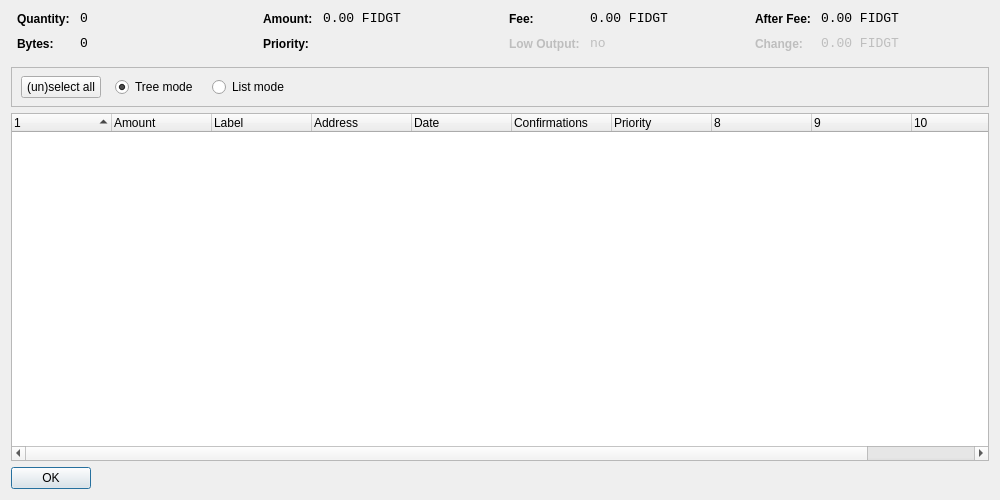
<?xml version="1.0" encoding="UTF-8"?>
<ui version="4.0">
 <class>CoinControlDialog</class>
 <widget class="QDialog" name="CoinControlDialog">
  <property name="geometry">
   <rect>
    <x>0</x>
    <y>0</y>
    <width>1000</width>
    <height>500</height>
   </rect>
  </property>
  <property name="windowTitle">
   <string>Coin Control</string>
  </property>
  <layout class="QVBoxLayout" name="verticalLayout">
   <item>
    <layout class="QHBoxLayout" name="horizontalLayoutTop" stretch="0,0,0,0">
     <property name="topMargin">
      <number>0</number>
     </property>
     <property name="bottomMargin">
      <number>10</number>
     </property>
     <item>
      <layout class="QFormLayout" name="formLayoutCoinControl1">
       <property name="horizontalSpacing">
        <number>10</number>
       </property>
       <property name="verticalSpacing">
        <number>10</number>
       </property>
       <property name="leftMargin">
        <number>6</number>
       </property>
       <property name="rightMargin">
        <number>6</number>
       </property>
       <item row="0" column="0">
        <widget class="QLabel" name="labelCoinControlQuantityText">
         <property name="styleSheet">
          <string notr="true">font-weight:bold;</string>
         </property>
         <property name="text">
          <string>Quantity:</string>
         </property>
        </widget>
       </item>
       <item row="0" column="1">
        <widget class="QLabel" name="labelCoinControlQuantity">
         <property name="font">
          <font>
           <family>Monospace</family>
           <pointsize>10</pointsize>
          </font>
         </property>
         <property name="cursor">
          <cursorShape>IBeamCursor</cursorShape>
         </property>
         <property name="contextMenuPolicy">
          <enum>Qt::ActionsContextMenu</enum>
         </property>
         <property name="text">
          <string notr="true">0</string>
         </property>
         <property name="textInteractionFlags">
          <set>Qt::LinksAccessibleByMouse|Qt::TextSelectableByKeyboard|Qt::TextSelectableByMouse</set>
         </property>
        </widget>
       </item>
       <item row="1" column="0">
        <widget class="QLabel" name="labelCoinControlBytesText">
         <property name="styleSheet">
          <string notr="true">font-weight:bold;</string>
         </property>
         <property name="text">
          <string>Bytes:</string>
         </property>
        </widget>
       </item>
       <item row="1" column="1">
        <widget class="QLabel" name="labelCoinControlBytes">
         <property name="font">
          <font>
           <family>Monospace</family>
           <pointsize>10</pointsize>
          </font>
         </property>
         <property name="cursor">
          <cursorShape>IBeamCursor</cursorShape>
         </property>
         <property name="contextMenuPolicy">
          <enum>Qt::ActionsContextMenu</enum>
         </property>
         <property name="text">
          <string notr="true">0</string>
         </property>
         <property name="textInteractionFlags">
          <set>Qt::LinksAccessibleByMouse|Qt::TextSelectableByKeyboard|Qt::TextSelectableByMouse</set>
         </property>
        </widget>
       </item>
      </layout>
     </item>
     <item>
      <layout class="QFormLayout" name="formLayoutCoinControl2">
       <property name="horizontalSpacing">
        <number>10</number>
       </property>
       <property name="verticalSpacing">
        <number>10</number>
       </property>
       <property name="leftMargin">
        <number>6</number>
       </property>
       <property name="rightMargin">
        <number>6</number>
       </property>
       <item row="0" column="0">
        <widget class="QLabel" name="labelCoinControlAmountText">
         <property name="styleSheet">
          <string notr="true">font-weight:bold;</string>
         </property>
         <property name="text">
          <string>Amount:</string>
         </property>
        </widget>
       </item>
       <item row="0" column="1">
        <widget class="QLabel" name="labelCoinControlAmount">
         <property name="font">
          <font>
           <family>Monospace</family>
           <pointsize>10</pointsize>
          </font>
         </property>
         <property name="cursor">
          <cursorShape>IBeamCursor</cursorShape>
         </property>
         <property name="contextMenuPolicy">
          <enum>Qt::ActionsContextMenu</enum>
         </property>
         <property name="text">
          <string notr="true">0.00 FIDGT</string>
         </property>
         <property name="textInteractionFlags">
          <set>Qt::LinksAccessibleByMouse|Qt::TextSelectableByKeyboard|Qt::TextSelectableByMouse</set>
         </property>
        </widget>
       </item>
       <item row="1" column="0">
        <widget class="QLabel" name="labelCoinControlPriorityText">
         <property name="styleSheet">
          <string notr="true">font-weight:bold;</string>
         </property>
         <property name="text">
          <string>Priority:</string>
         </property>
        </widget>
       </item>
       <item row="1" column="1">
        <widget class="QLabel" name="labelCoinControlPriority">
         <property name="font">
          <font>
           <family>Monospace</family>
           <pointsize>10</pointsize>
          </font>
         </property>
         <property name="cursor">
          <cursorShape>IBeamCursor</cursorShape>
         </property>
         <property name="contextMenuPolicy">
          <enum>Qt::ActionsContextMenu</enum>
         </property>
         <property name="text">
          <string/>
         </property>
         <property name="textInteractionFlags">
          <set>Qt::LinksAccessibleByMouse|Qt::TextSelectableByKeyboard|Qt::TextSelectableByMouse</set>
         </property>
        </widget>
       </item>
      </layout>
     </item>
     <item>
      <layout class="QFormLayout" name="formLayoutCoinControl3">
       <property name="horizontalSpacing">
        <number>10</number>
       </property>
       <property name="verticalSpacing">
        <number>10</number>
       </property>
       <property name="leftMargin">
        <number>6</number>
       </property>
       <property name="rightMargin">
        <number>6</number>
       </property>
       <item row="0" column="0">
        <widget class="QLabel" name="labelCoinControlFeeText">
         <property name="styleSheet">
          <string notr="true">font-weight:bold;</string>
         </property>
         <property name="text">
          <string>Fee:</string>
         </property>
        </widget>
       </item>
       <item row="0" column="1">
        <widget class="QLabel" name="labelCoinControlFee">
         <property name="font">
          <font>
           <family>Monospace</family>
           <pointsize>10</pointsize>
          </font>
         </property>
         <property name="cursor">
          <cursorShape>IBeamCursor</cursorShape>
         </property>
         <property name="contextMenuPolicy">
          <enum>Qt::ActionsContextMenu</enum>
         </property>
         <property name="text">
          <string notr="true">0.00 FIDGT</string>
         </property>
         <property name="textInteractionFlags">
          <set>Qt::LinksAccessibleByMouse|Qt::TextSelectableByKeyboard|Qt::TextSelectableByMouse</set>
         </property>
        </widget>
       </item>
       <item row="1" column="0">
        <widget class="QLabel" name="labelCoinControlLowOutputText">
         <property name="enabled">
          <bool>false</bool>
         </property>
         <property name="styleSheet">
          <string notr="true">font-weight:bold;</string>
         </property>
         <property name="text">
          <string>Low Output:</string>
         </property>
        </widget>
       </item>
       <item row="1" column="1">
        <widget class="QLabel" name="labelCoinControlLowOutput">
         <property name="enabled">
          <bool>false</bool>
         </property>
         <property name="font">
          <font>
           <family>Monospace</family>
           <pointsize>10</pointsize>
          </font>
         </property>
         <property name="cursor">
          <cursorShape>IBeamCursor</cursorShape>
         </property>
         <property name="contextMenuPolicy">
          <enum>Qt::ActionsContextMenu</enum>
         </property>
         <property name="text">
          <string notr="true">no</string>
         </property>
         <property name="textInteractionFlags">
          <set>Qt::LinksAccessibleByMouse|Qt::TextSelectableByKeyboard|Qt::TextSelectableByMouse</set>
         </property>
        </widget>
       </item>
      </layout>
     </item>
     <item>
      <layout class="QFormLayout" name="formLayoutCoinControl4">
       <property name="horizontalSpacing">
        <number>10</number>
       </property>
       <property name="verticalSpacing">
        <number>10</number>
       </property>
       <property name="leftMargin">
        <number>6</number>
       </property>
       <property name="rightMargin">
        <number>6</number>
       </property>
       <item row="0" column="0">
        <widget class="QLabel" name="labelCoinControlAfterFeeText">
         <property name="styleSheet">
          <string notr="true">font-weight:bold;</string>
         </property>
         <property name="text">
          <string>After Fee:</string>
         </property>
        </widget>
       </item>
       <item row="0" column="1">
        <widget class="QLabel" name="labelCoinControlAfterFee">
         <property name="font">
          <font>
           <family>Monospace</family>
           <pointsize>10</pointsize>
          </font>
         </property>
         <property name="cursor">
          <cursorShape>IBeamCursor</cursorShape>
         </property>
         <property name="contextMenuPolicy">
          <enum>Qt::ActionsContextMenu</enum>
         </property>
         <property name="text">
          <string notr="true">0.00 FIDGT</string>
         </property>
         <property name="textInteractionFlags">
          <set>Qt::LinksAccessibleByMouse|Qt::TextSelectableByKeyboard|Qt::TextSelectableByMouse</set>
         </property>
        </widget>
       </item>
       <item row="1" column="0">
        <widget class="QLabel" name="labelCoinControlChangeText">
         <property name="enabled">
          <bool>false</bool>
         </property>
         <property name="styleSheet">
          <string notr="true">font-weight:bold;</string>
         </property>
         <property name="text">
          <string>Change:</string>
         </property>
        </widget>
       </item>
       <item row="1" column="1">
        <widget class="QLabel" name="labelCoinControlChange">
         <property name="enabled">
          <bool>false</bool>
         </property>
         <property name="font">
          <font>
           <family>Monospace</family>
           <pointsize>10</pointsize>
          </font>
         </property>
         <property name="cursor">
          <cursorShape>IBeamCursor</cursorShape>
         </property>
         <property name="contextMenuPolicy">
          <enum>Qt::ActionsContextMenu</enum>
         </property>
         <property name="text">
          <string notr="true">0.00 FIDGT</string>
         </property>
         <property name="textInteractionFlags">
          <set>Qt::LinksAccessibleByMouse|Qt::TextSelectableByKeyboard|Qt::TextSelectableByMouse</set>
         </property>
        </widget>
       </item>
      </layout>
     </item>
    </layout>
   </item>
   <item>
    <widget class="QFrame" name="frame">
     <property name="minimumSize">
      <size>
       <width>0</width>
       <height>40</height>
      </size>
     </property>
     <property name="frameShape">
      <enum>QFrame::StyledPanel</enum>
     </property>
     <property name="frameShadow">
      <enum>QFrame::Sunken</enum>
     </property>
     <widget class="QWidget" name="horizontalLayoutWidget">
      <property name="geometry">
       <rect>
        <x>10</x>
        <y>0</y>
        <width>781</width>
        <height>41</height>
       </rect>
      </property>
      <layout class="QHBoxLayout" name="horizontalLayoutPanel" stretch="0,0,0,0">
       <property name="spacing">
        <number>14</number>
       </property>
       <item>
        <widget class="QPushButton" name="pushButtonSelectAll">
         <property name="sizePolicy">
          <sizepolicy hsizetype="Maximum" vsizetype="Fixed">
           <horstretch>0</horstretch>
           <verstretch>0</verstretch>
          </sizepolicy>
         </property>
         <property name="text">
          <string>(un)select all</string>
         </property>
        </widget>
       </item>
       <item>
        <widget class="QRadioButton" name="radioTreeMode">
         <property name="sizePolicy">
          <sizepolicy hsizetype="Maximum" vsizetype="Fixed">
           <horstretch>0</horstretch>
           <verstretch>0</verstretch>
          </sizepolicy>
         </property>
         <property name="text">
          <string>Tree mode</string>
         </property>
         <property name="checked">
          <bool>true</bool>
         </property>
        </widget>
       </item>
       <item>
        <widget class="QRadioButton" name="radioListMode">
         <property name="sizePolicy">
          <sizepolicy hsizetype="Maximum" vsizetype="Fixed">
           <horstretch>0</horstretch>
           <verstretch>0</verstretch>
          </sizepolicy>
         </property>
         <property name="text">
          <string>List mode</string>
         </property>
        </widget>
       </item>
       <item>
        <spacer name="horizontalSpacer">
         <property name="orientation">
          <enum>Qt::Horizontal</enum>
         </property>
         <property name="sizeHint" stdset="0">
          <size>
           <width>40</width>
           <height>20</height>
          </size>
         </property>
        </spacer>
       </item>
      </layout>
     </widget>
    </widget>
   </item>
   <item>
    <widget class="CoinControlTreeWidget" name="treeWidget">
     <property name="contextMenuPolicy">
      <enum>Qt::CustomContextMenu</enum>
     </property>
     <property name="sortingEnabled">
      <bool>false</bool>
     </property>
     <property name="columnCount">
      <number>11</number>
     </property>
     <attribute name="headerShowSortIndicator" stdset="0">
      <bool>true</bool>
     </attribute>
     <attribute name="headerStretchLastSection">
      <bool>false</bool>
     </attribute>
     <column>
      <property name="text">
       <string/>
      </property>
     </column>
     <column>
      <property name="text">
       <string>Amount</string>
      </property>
     </column>
     <column>
      <property name="text">
       <string>Label</string>
      </property>
     </column>
     <column>
      <property name="text">
       <string>Address</string>
      </property>
     </column>
     <column>
      <property name="text">
       <string>Date</string>
      </property>
     </column>
     <column>
      <property name="text">
       <string>Confirmations</string>
      </property>
      <property name="toolTip">
       <string>Confirmed</string>
      </property>
     </column>
     <column>
      <property name="text">
       <string>Priority</string>
      </property>
     </column>
     <column>
      <property name="text">
       <string/>
      </property>
     </column>
     <column>
      <property name="text">
       <string/>
      </property>
     </column>
     <column>
      <property name="text">
       <string/>
      </property>
     </column>
     <column>
      <property name="text">
       <string/>
      </property>
     </column>
    </widget>
   </item>
   <item>
    <widget class="QDialogButtonBox" name="buttonBox">
     <property name="sizePolicy">
      <sizepolicy hsizetype="Maximum" vsizetype="Fixed">
       <horstretch>0</horstretch>
       <verstretch>0</verstretch>
      </sizepolicy>
     </property>
     <property name="orientation">
      <enum>Qt::Horizontal</enum>
     </property>
     <property name="standardButtons">
      <set>QDialogButtonBox::Ok</set>
     </property>
    </widget>
   </item>
  </layout>
 </widget>
 <customwidgets>
  <customwidget>
   <class>CoinControlTreeWidget</class>
   <extends>QTreeWidget</extends>
   <header>coincontroltreewidget.h</header>
  </customwidget>
 </customwidgets>
 <resources/>
 <connections/>
</ui>
